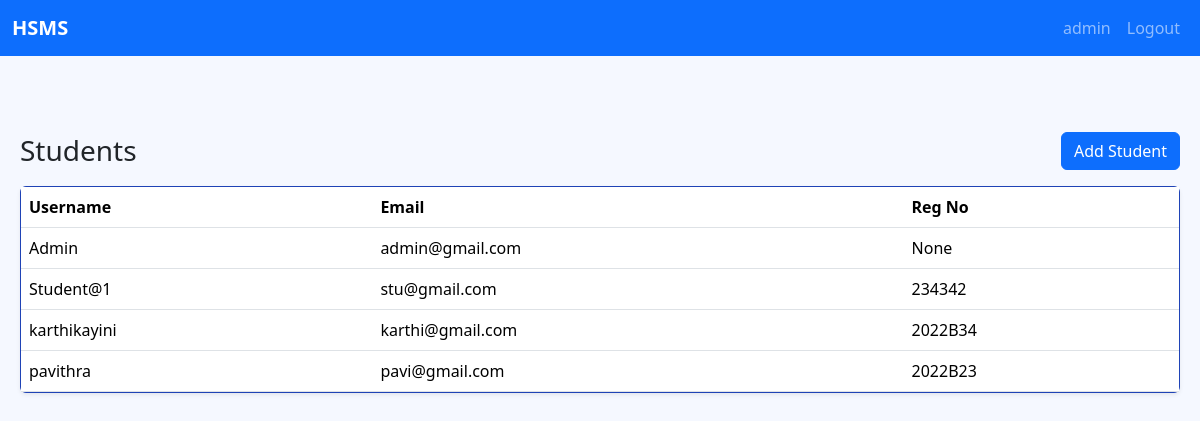
The page /warden/students/ (signed in) on the database its author committed.
### accounts/models.py (models this page shows, shortened)
class User(AbstractUser):
    class Roles(models.TextChoices):
        STUDENT = "student", "Student"
        WARDEN = "warden", "Warden"
        ADMIN = "admin", "Admin"
    role = models.CharField(
        max_length=20,
        choices=Roles.choices,
        default=Roles.STUDENT,
        help_text="Role for role-based access control",
    )
    reg_no = models.CharField(
        max_length=50,
        blank=True,
        null=True,
        help_text="Registration number for students (optional for staff)",
        unique=False,
    )

### hsms/views.py (the view)
# urls.py: path('warden/students/', login_required(warden_students), name='warden_students'),
def warden_students(request):
    from accounts.forms import UserRegisterForm
    from accounts.models import User as UserModel
    if request.method == 'POST':
        form = UserRegisterForm(request.POST)
        if form.is_valid():
            student = form.save(commit=False)
            student.role = UserModel.Roles.STUDENT
            student.save()
            return redirect('warden_students')
    else:
        form = UserRegisterForm()
    students = UserModel.objects.filter(role=UserModel.Roles.STUDENT).order_by('username')
    return render(request, 'warden/students.html', { 'students': students, 'form': form })

### templates/warden/students.html (shortened to what this page needs)
{% extends 'base.html' %}
{% block content %}
<div class="d-flex justify-content-between align-items-center mb-3">
  <h3 class="mb-0">Students</h3>
  <button class="btn btn-primary" data-bs-toggle="modal" data-bs-target="#addStudentModal">Add Student</button>
</div>
<div class="card shadow-sm">
  <div class="card-body p-0">
    <div class="table-responsive">
      <table class="table mb-0">
        <thead>
          <tr>
            <th>Username</th>
            <th>Email</th>
            <th>Reg No</th>
          </tr>
        </thead>
        <tbody>
          {% for s in students %}
          <tr>
            <td>{{ s.username }}</td>
            <td>{{ s.email }}</td>
            <td>{{ s.reg_no }}</td>
          </tr>
          {% empty %}
          <tr><td colspan="3">No students found.</td></tr>
          {% endfor %}
        </tbody>
      </table>
    </div>
  </div>
  </div>
{% endblock %}

### templates/base.html (shortened to what this page needs)
<!doctype html>
<html>
<head>
  <link href="https://cdn.jsdelivr.net/npm/bootstrap@5.3.3/dist/css/bootstrap.min.css" rel="stylesheet">
  </head>
<body>
  <nav class="navbar navbar-expand-lg navbar-dark bg-primary topbar">
    <div class="container-fluid">
      <a class="navbar-brand fw-semibold" href="/">HSMS</a>
      <div class="collapse navbar-collapse" id="topbarMenu">
        <ul class="navbar-nav ms-auto">
          {% if user.is_authenticated %}
          <li class="nav-item"><a class="nav-link" href="/accounts/profile/">{{ user.username }}</a></li>
          <li class="nav-item"><a class="nav-link" href="/accounts/logout/">Logout</a></li>
          {% else %}
          <li class="nav-item"><a class="nav-link" href="/accounts/login/">Login</a></li>
          <li class="nav-item"><a class="nav-link" href="/accounts/register/">Register</a></li>
          {% endif %}
        </ul>
      </div>
    </div>
  </nav>
  <main class="content">
    {% block content %}{% endblock %}
  </main>
</body>
</html>

### templates/base.html (style rules this page uses)
body { background-color: #f5f8ff; }
.topbar { position: sticky; top: 0; z-index: 1030; }
.content { margin-top: 56px; margin-left: 240px; padding: 20px; }
.card { border: 1px solid #1f43b6; width :100%; height:100%; background-color: #f3f5f8; }

### templates/warden/students.html (style rules this page uses)
.content { margin-left: 0; }
.topbar { position: static; }

### rows shown on the page
User: username "admin"
User: username "Admin", email "admin@gmail.com", reg_no "None"
User: username "Student@1", email "stu@gmail.com", reg_no "234342"
User: username "karthikayini", email "karthi@gmail.com", reg_no "2022B34"
User: username "pavithra", email "pavi@gmail.com", reg_no "2022B23"
